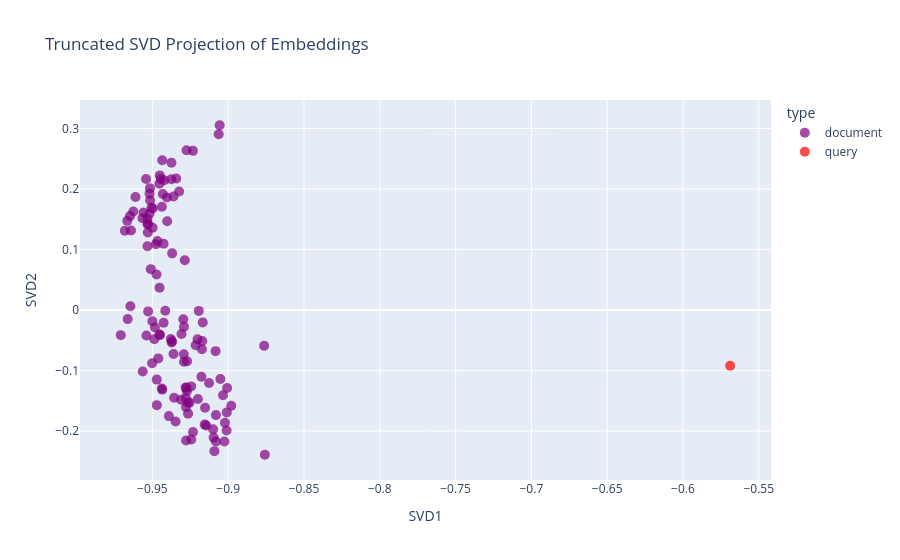

The notebook cell saved with this chart:
### Markdown cell above
### Визуализация SVD

### Code cell
# Метод 3: Truncated SVD
print("=== Truncated SVD Визуализация ===")
from sklearn.decomposition import TruncatedSVD

svd = TruncatedSVD(n_components=2, random_state=60)
embeddings_svd = svd.fit_transform(embeddings_array)

# Создаем DataFrame для SVD
svd_df = pd.DataFrame(
    {'x': embeddings_svd[:, 0], 'y': embeddings_svd[:, 1], 'label': labels,
     'type': ['document'] * len(docs_processed) + (
         ['query'] if query_vector is not None else [])})

# Визуализация SVD
fig_svd = px.scatter(svd_df, x='x', y='y', color='type',
                     title='Truncated SVD Projection of Embeddings',
                     labels={'x': 'SVD1', 'y': 'SVD2'}, hover_data=['label'],
                     color_discrete_map={'document': 'purple', 'query': 'red'})
fig_svd.update_traces(marker=dict(size=10, opacity=0.7))
fig_svd.show()

### Figure 1 — Plotly figure (JSON) as saved in the notebook; plotly's stock layout.template omitted (floating-point values rounded to 4 significant figures)
{"data": [{"customdata": [["Doc_0"], ["Doc_1"], ["Doc_2"], ["Doc_3"], ["Doc_4"], ["Doc_5"], ["Doc_6"], ["Doc_7"], ["Doc_8"], ["Doc_9"], ["Doc_10"], ["Doc_11"], ["Doc_12"], ["Doc_13"], ["Doc_14"], ["Doc_15"], ["Doc_16"], ["Doc_17"], ["Doc_18"], ["Doc_19"], ["Doc_20"], ["Doc_21"], ["Doc_22"], ["Doc_23"], ["Doc_24"], ["Doc_25"], ["Doc_26"], ["Doc_27"], ["Doc_28"], ["Doc_29"], ["Doc_30"], ["Doc_31"], ["Doc_32"], ["Doc_33"], ["Doc_34"], ["Doc_35"], ["Doc_36"], ["Doc_37"], ["Doc_38"], ["Doc_39"], ["Doc_40"], ["Doc_41"], ["Doc_42"], ["Doc_43"], ["Doc_44"], ["Doc_45"], ["Doc_46"], ["Doc_47"], ["Doc_48"], ["Doc_49"], ["Doc_50"], ["Doc_51"], ["Doc_52"], ["Doc_53"], ["Doc_54"], ["Doc_55"], ["Doc_56"], ["Doc_57"], ["Doc_58"], ["Doc_59"], ["Doc_60"], ["Doc_61"], ["Doc_62"], ["Doc_63"], ["Doc_64"], ["Doc_65"], ["Doc_66"], ["Doc_67"], ["Doc_68"], ["Doc_69"], ["Doc_70"], ["Doc_71"], ["Doc_72"], ["Doc_73"], ["Doc_74"], ["Doc_75"], ["Doc_76"], ["Doc_77"], ["Doc_78"], ["Doc_79"], ["Doc_80"], ["Doc_81"], ["Doc_82"], ["Doc_83"], ["Doc_84"], ["Doc_85"], ["Doc_86"], ["Doc_87"], ["Doc_88"], ["Doc_89"], ["Doc_90"], ["Doc_91"], ["Doc_92"], ["Doc_93"], ["Doc_94"], ["Doc_95"], ["Doc_96"], ["Doc_97"], ["Doc_98"], ["Doc_99"], ["Doc_100"], ["Doc_101"], ["Doc_102"], ["Doc_103"], ["Doc_104"], ["Doc_105"], ["Doc_106"], ["Doc_107"], ["Doc_108"], ["Doc_109"], ["Doc_110"], ["Doc_111"], ["Doc_112"], ["Doc_113"], ["Doc_114"], ["Doc_115"], ["Doc_116"], ["Doc_117"], ["Doc_118"], ["Doc_119"]], "hovertemplate": "type=document<br>SVD1=%{x}<br>SVD2=%{y}<br>label=%{customdata[0]}<extra></extra>", "legendgroup": "document", "marker": {"color": "purple", "symbol": "circle", "opacity": 0.7, "size": 10}, "mode": "markers", "name": "document", "orientation": "v", "showlegend": true, "x": [-0.9308, -0.9483, -0.9471, -0.928, -0.9099, -0.9391, -0.9145, -0.9232, -0.9152, -0.9155, -0.9515, -0.9519, -0.9402, -0.9476, -0.953, -0.9499, -0.9272, -0.9255, -0.9176, -0.9202, -0.9171, -0.9291, -0.9091, -0.9558, -0.9498, -0.9708, -0.9487, -0.9647, -0.9278, -0.9356, -0.9244, -0.9021, -0.9373, -0.9451, -0.9194, -0.9415, -0.8763, -0.9461, -0.9452, -0.9286, -0.9453, -0.951, -0.9435, -0.9034, -0.898, -0.9421, -0.9681, -0.9404, -0.9051, -0.9292, -0.9214, -0.9278, -0.9081, -0.9265, -0.9374, -0.9275, -0.9375, -0.9063, -0.9343, -0.9435, -0.9532, -0.9516, -0.9505, -0.9426, -0.9378, -0.9645, -0.9007, -0.9444, -0.9532, -0.937, -0.9518, -0.9265, -0.9502, -0.9293, -0.9173, -0.9232, -0.9056, -0.9361, -0.9528, -0.901, -0.9611, -0.9626, -0.95, -0.9168, -0.9083, -0.9296, -0.9009, -0.9437, -0.9451, -0.9454, -0.9665, -0.9541, -0.9324, -0.936, -0.9565, -0.937, -0.9528, -0.9663, -0.9539, -0.9471, -0.9281, -0.9347, -0.9126, -0.9271, -0.9431, -0.9467, -0.9533, -0.931, -0.92, -0.9276, -0.9437, -0.9096, -0.9243, -0.9081, -0.8758, -0.9641, -0.9426, -0.9564, -0.9025, -0.9473], "xaxis": "x", "y": [-0.03963, -0.02884, -0.1573, -0.1456, -0.1974, -0.1755, -0.1911, -0.2017, -0.1617, -0.1895, 0.1814, 0.159, 0.1466, 0.1088, 0.1283, 0.1361, -0.1344, -0.1532, -0.1103, -0.04839, -0.05128, -0.08563, -0.2334, 0.1613, 0.1678, -0.04164, -0.0483, 0.1552, -0.1606, -0.1452, -0.1263, -0.1864, -0.05361, -0.04154, -0.001496, -0.001325, -0.05925, -0.08006, -0.04056, 0.08211, 0.03693, 0.0675, -0.1316, -0.1411, -0.1583, 0.2144, 0.1309, 0.1859, -0.1142, -0.02767, -0.05825, -0.2159, -0.1738, -0.1535, 0.2434, 0.2641, 0.2162, 0.2907, 0.2173, 0.2476, 0.1505, 0.2014, 0.1695, -0.02101, -0.04801, 0.006106, -0.1291, 0.2166, 0.1418, 0.09361, 0.1923, -0.1714, -0.088, -0.07309, -0.06493, 0.2631, 0.3054, 0.1876, 0.1425, -0.1992, 0.1868, 0.1627, -0.01863, -0.02054, -0.06804, -0.01528, -0.1694, 0.1707, 0.2225, 0.2089, 0.1474, 0.2165, 0.1959, -0.07282, 0.1517, -0.05183, -0.002369, -0.01507, -0.04208, -0.1151, -0.1284, -0.1844, -0.1209, -0.08482, 0.1917, 0.1141, 0.1055, -0.1484, -0.1473, -0.1288, -0.1299, -0.211, -0.2142, -0.2174, -0.2394, 0.1313, 0.1095, -0.1019, -0.2174, 0.05866], "yaxis": "y", "type": "scatter"}, {"customdata": [["Query"]], "hovertemplate": "type=query<br>SVD1=%{x}<br>SVD2=%{y}<br>label=%{customdata[0]}<extra></extra>", "legendgroup": "query", "marker": {"color": "red", "symbol": "circle", "opacity": 0.7, "size": 10}, "mode": "markers", "name": "query", "orientation": "v", "showlegend": true, "x": [-0.5688], "xaxis": "x", "y": [-0.09222], "yaxis": "y", "type": "scatter"}], "layout": {"xaxis": {"anchor": "y", "domain": [0.0, 1.0], "title": {"text": "SVD1"}}, "yaxis": {"anchor": "x", "domain": [0.0, 1.0], "title": {"text": "SVD2"}}, "legend": {"title": {"text": "type"}, "tracegroupgap": 0}, "title": {"text": "Truncated SVD Projection of Embeddings"}}}
